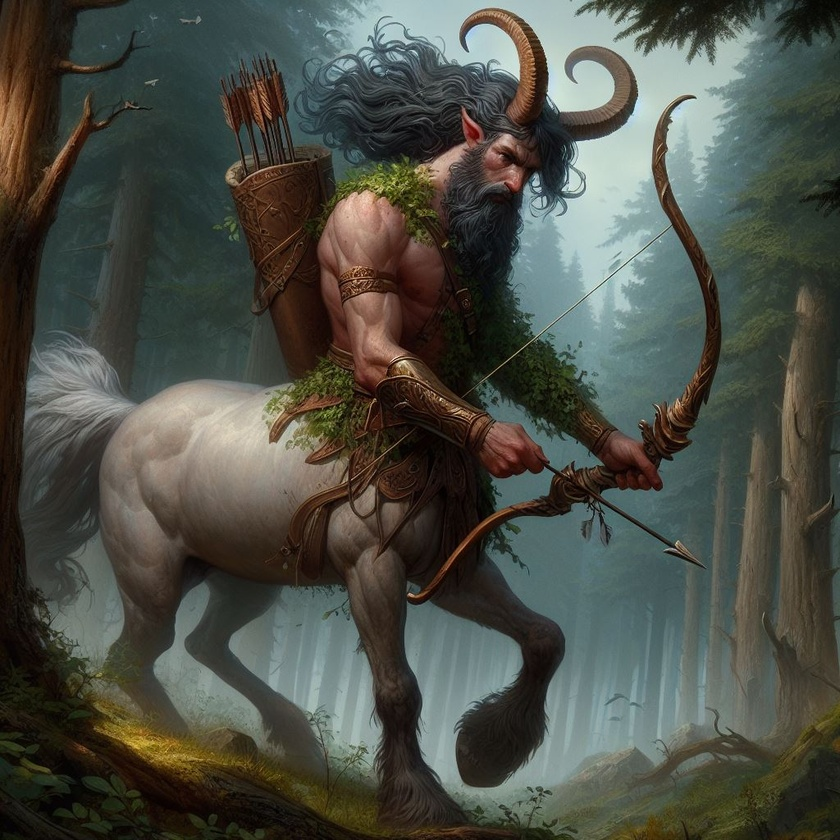
#> input picture img/ai-images/centaur.jpeg, 840 x 840 px, shrunk from 1024 x 1024 before the run
$ python crop_image.py centaur.jpeg
#> lines starting #> are read from the running program, lines starting #| are printed output that depends on the picture
# Images are first processed with gimp to include fuzzy border... then we can use this script to reduce the transparent area!
# https://www.thesquirrelchase.com/2019/01/22/gimp-fuzzy-transparent-border/
#    Open photo
#    Select–select all.
#    Layer–Transparent–Add alpha channel.
#    Filter–Decor–Fuzzy Border
#    In Fuzzy Border dialog box make sure “flatten image” is not checked. Adjust other parameters to taste. (we used default, 16, etc.) Click ok.
#    Select the copy made by the process.
#    Layer–transparency–alpha to selection.
#    Layer–delete layer. DO NOT PANIC!!
#    Edit–clear.
#    Save image as a .png file.

import sys
from PIL import Image

for im in sys.argv[1:]:
    img = Image.open(im)
#> img is the input picture: PIL image 840x840 RGB; mean R, G, B 76.3, 79.2, 70.6
    w, h = img.size
#> w = 840; h = 840
    img.crop((5, 5, w - 5, h - 5)).save(im)
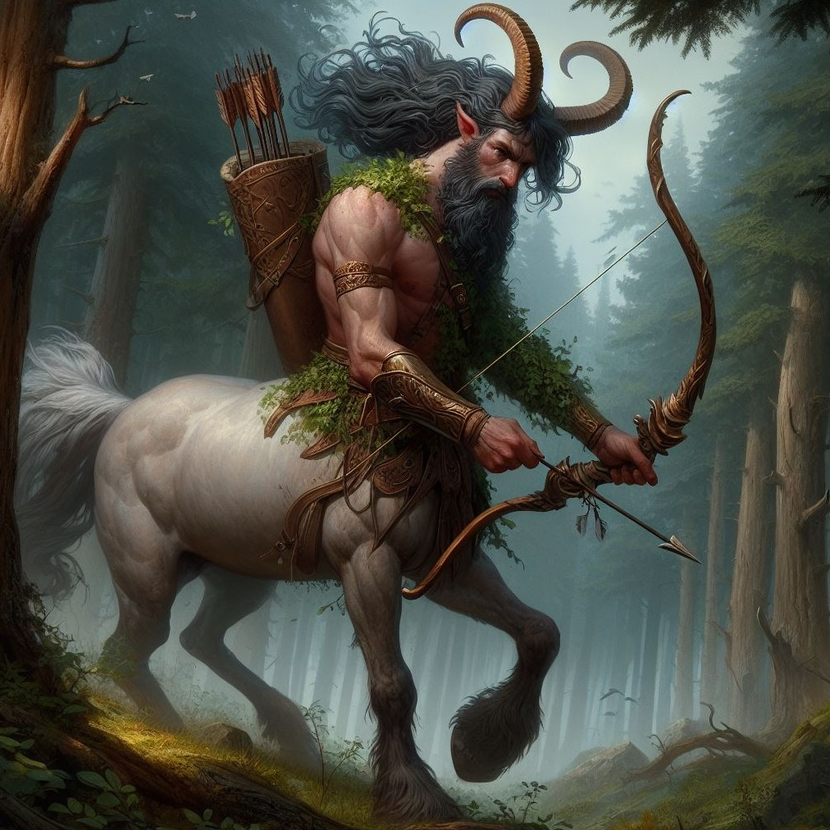
#> saved as centaur.jpeg: PIL image 830x830 RGB; mean R, G, B 76.9, 79.9, 71.3

$ run again, on img/ai-images/hippogriff.jpeg
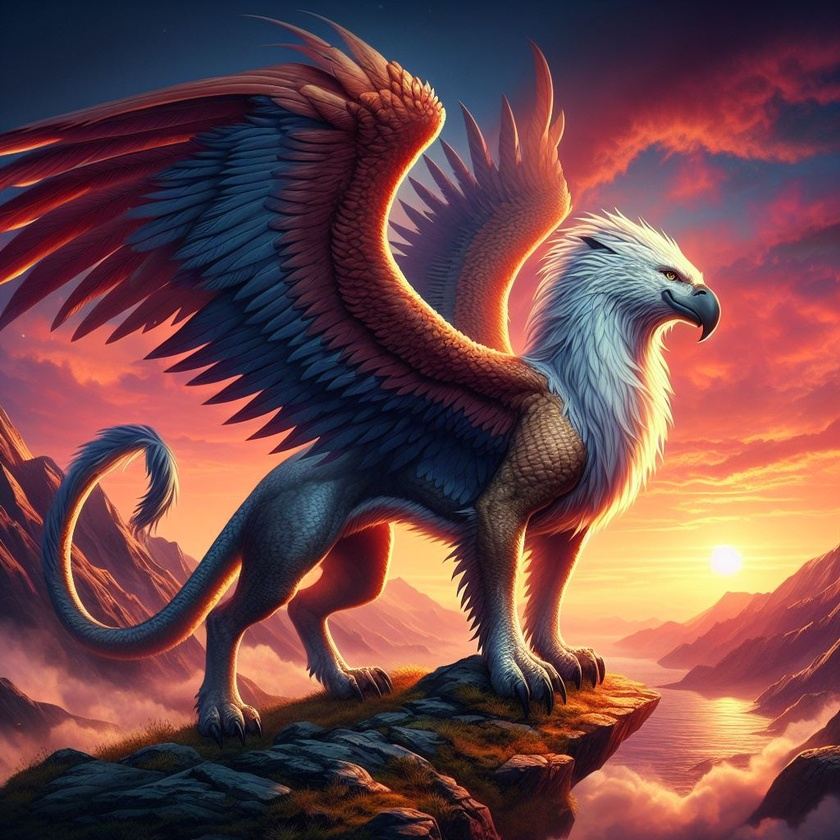
#> input picture img/ai-images/hippogriff.jpeg, 840 x 840 px, shrunk from 1024 x 1024 before the run
#> img is the input picture: PIL image 840x840 RGB; mean R, G, B 113.3, 72.2, 73.7
#> `img.crop((5, 5, w - 5, h - 5)).save(im)`:
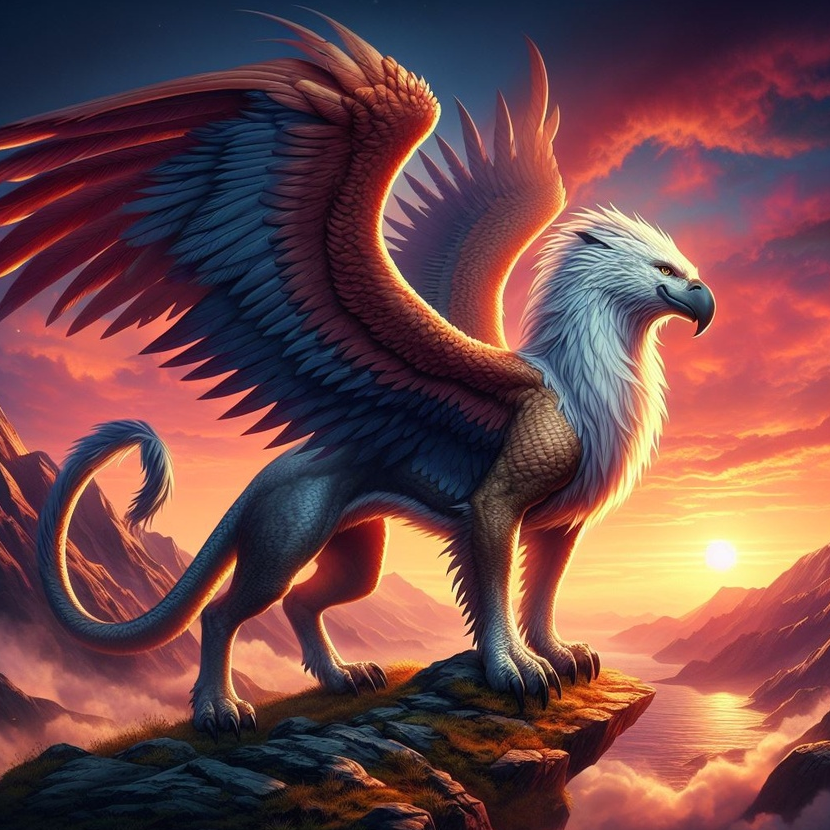
#> saved as hippogriff.jpeg: PIL image 830x830 RGB; mean R, G, B 114.4, 72.8, 74.1

$ run again, on img/ai-images/ogre.jpeg
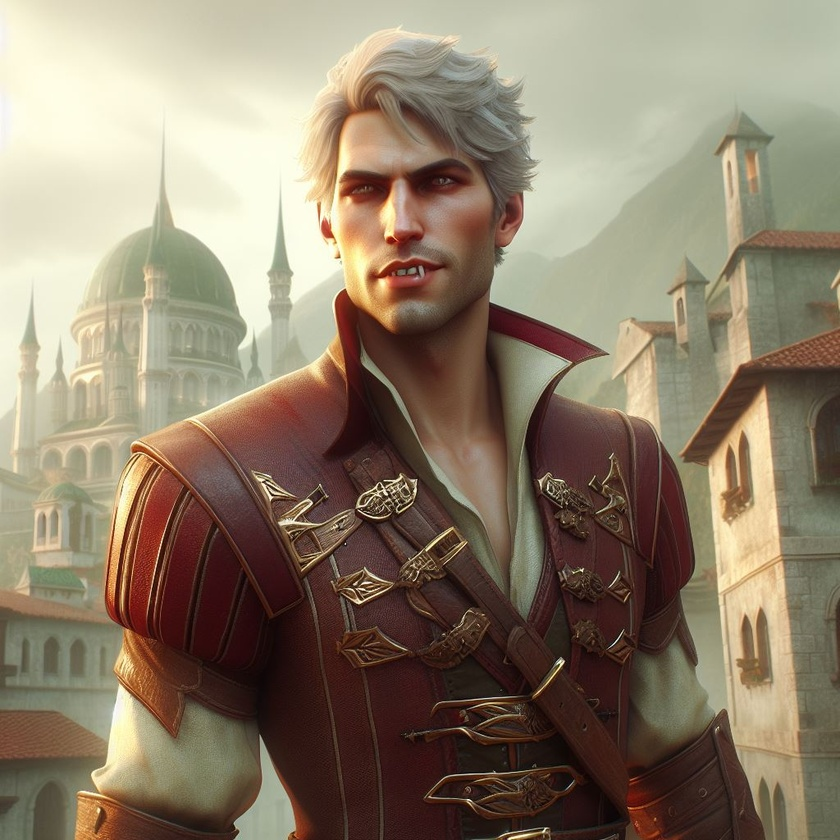
#> input picture img/ai-images/ogre.jpeg, 840 x 840 px, shrunk from 1024 x 1024 before the run
#> img is the input picture: PIL image 840x840 RGB; mean R, G, B 141.4, 126.7, 106.5
#> `img.crop((5, 5, w - 5, h - 5)).save(im)`:
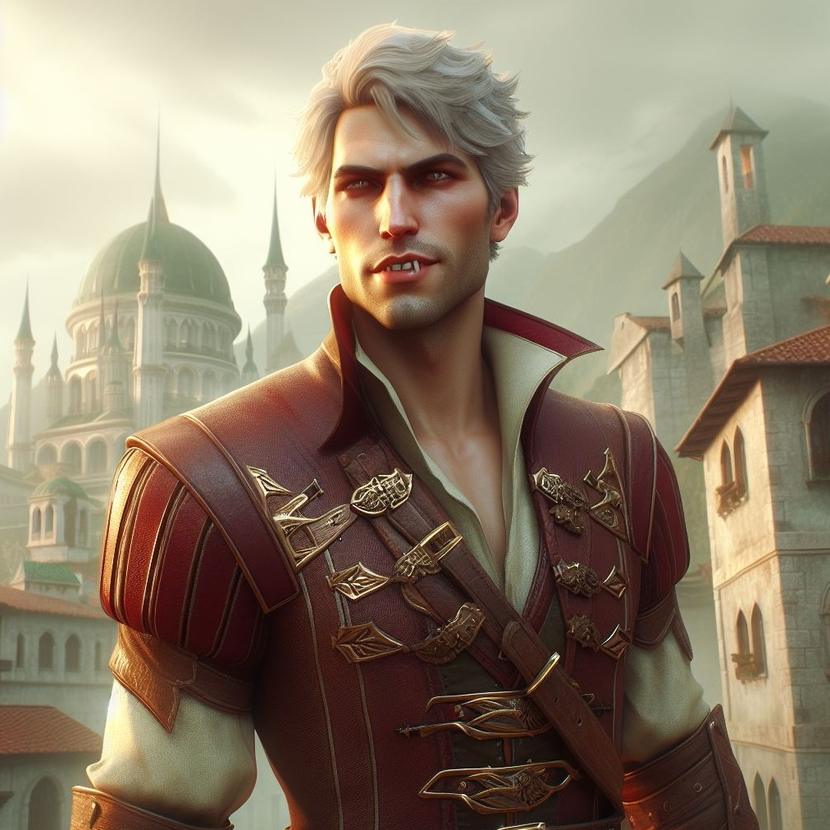
#> saved as ogre.jpeg: PIL image 830x830 RGB; mean R, G, B 141.2, 126.4, 106.3

$ run again, on img/ai-images/pixie.jpeg
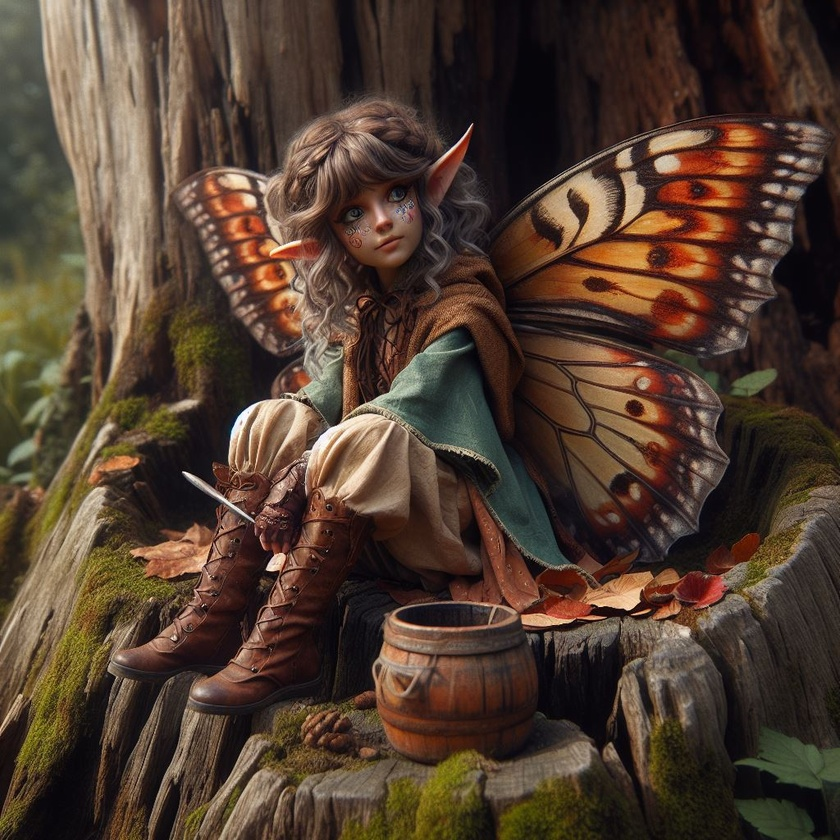
#> input picture img/ai-images/pixie.jpeg, 840 x 840 px, shrunk from 1024 x 1024 before the run
#> img is the input picture: PIL image 840x840 RGB; mean R, G, B 80.1, 61.2, 47.7
#> `img.crop((5, 5, w - 5, h - 5)).save(im)`:
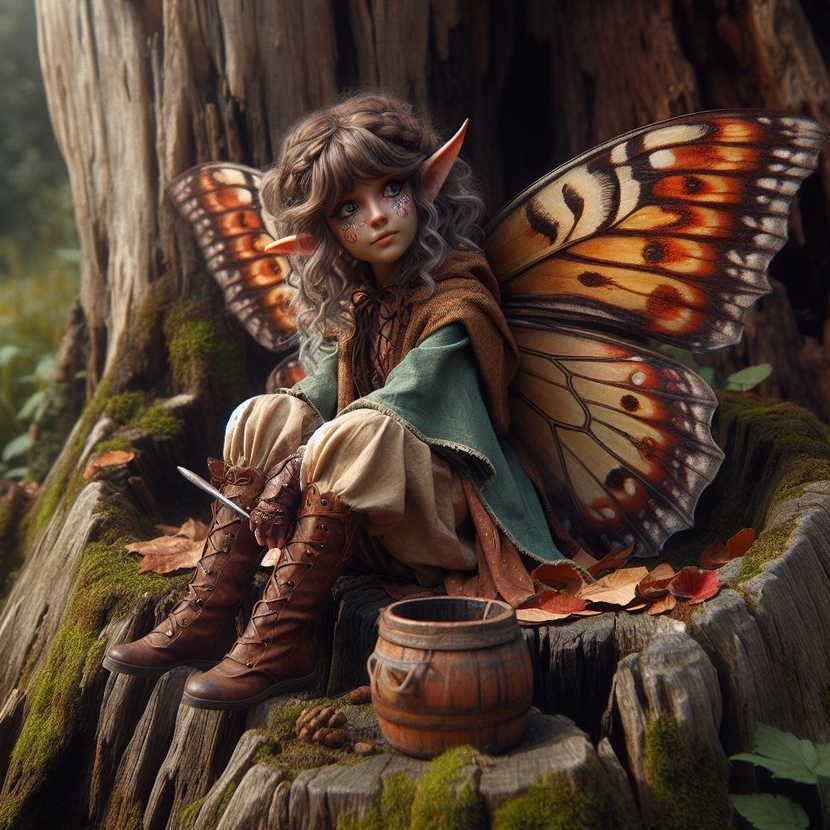
#> saved as pixie.jpeg: PIL image 830x830 RGB; mean R, G, B 80.6, 61.5, 47.9
